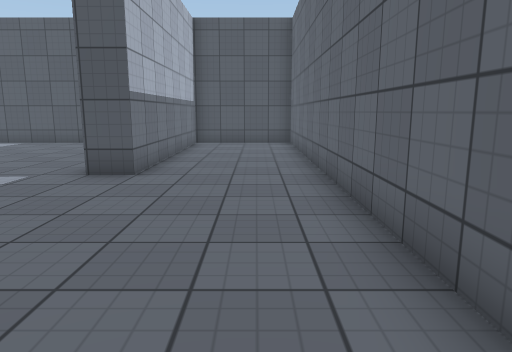
View 1 (above)

21 first-person views from a walk through a 3-D level made in the Unity game engine. The camera is 1.3 m above the floor, tilts 10° down and sees 70° across. The floor is counted in squares, 1 m on a side. Each view is taken from the middle of a square. On the plan, view 1 faces up. The plan holds only what a view shows up to about 15 squares ahead; the rest is blank. The place goes on beyond the plan. The player is left out. Surface patterns are stand-ins for the level's own textures.

View 2
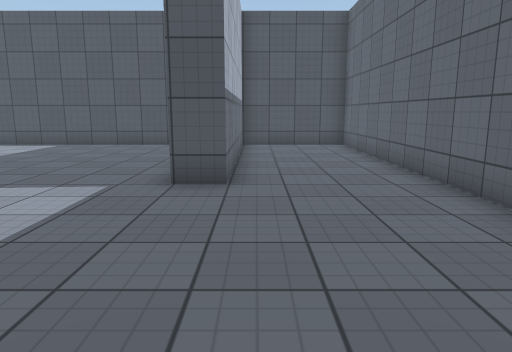

View 3
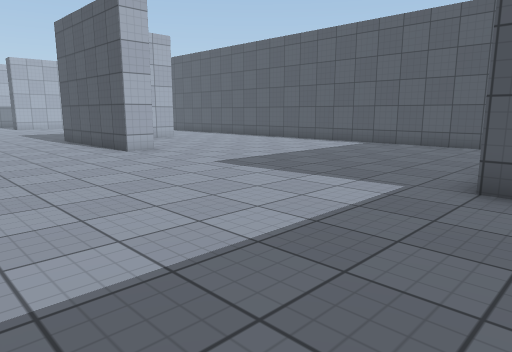

View 4
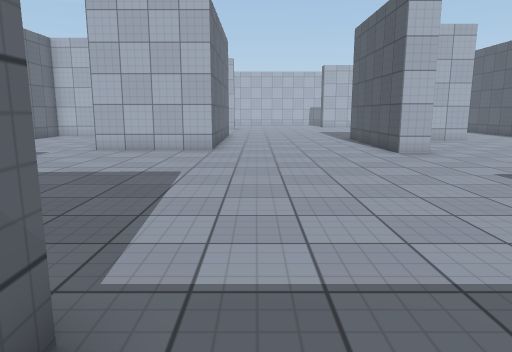

View 5
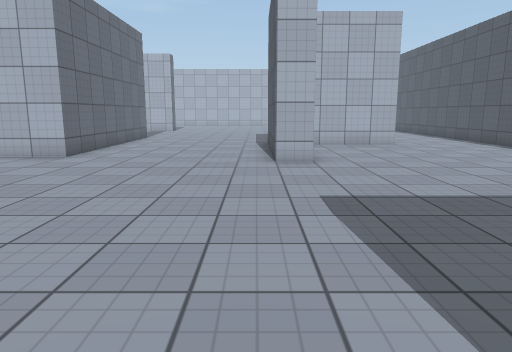

View 6
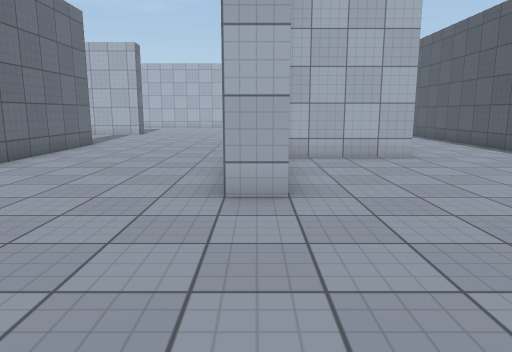

View 7
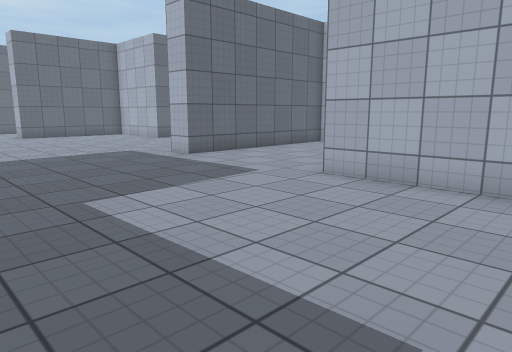

View 8
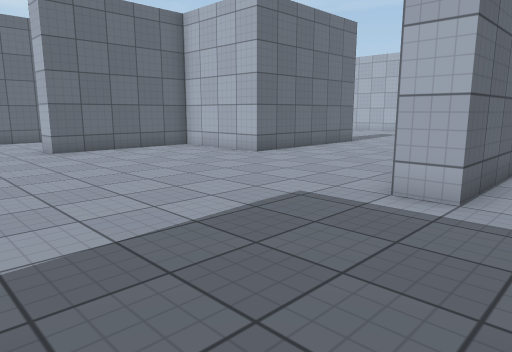

View 9
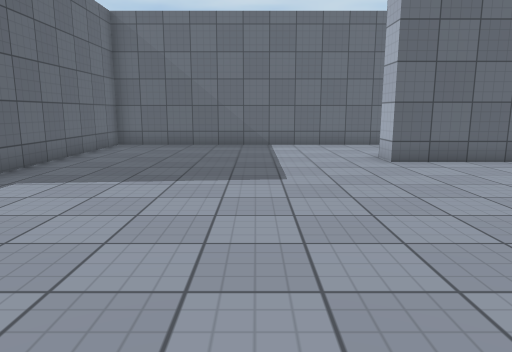

View 10
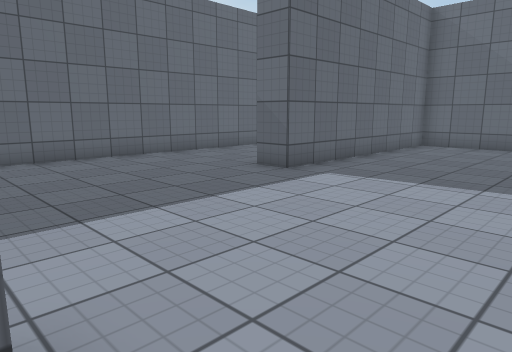

View 11
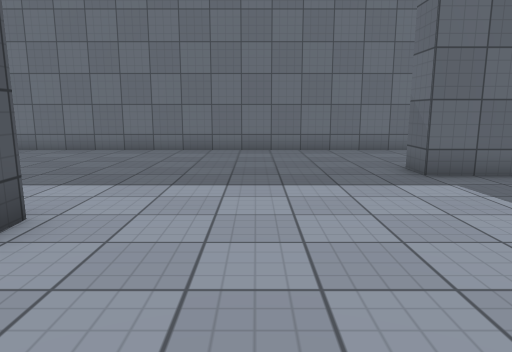

View 12
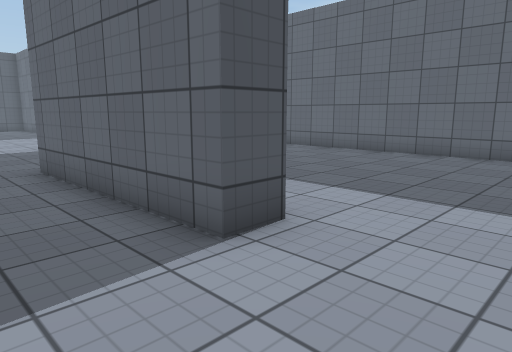

View 13
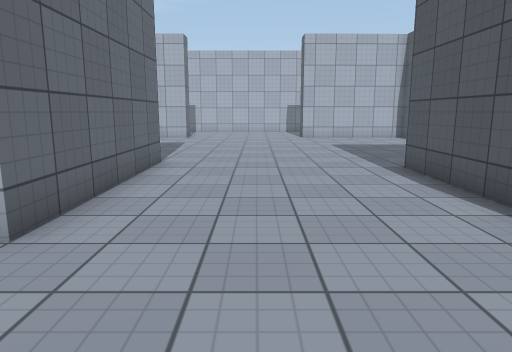

View 14
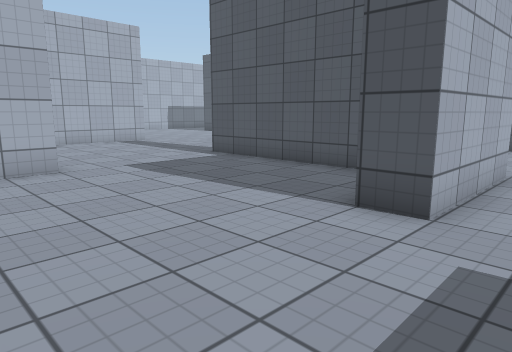

View 15
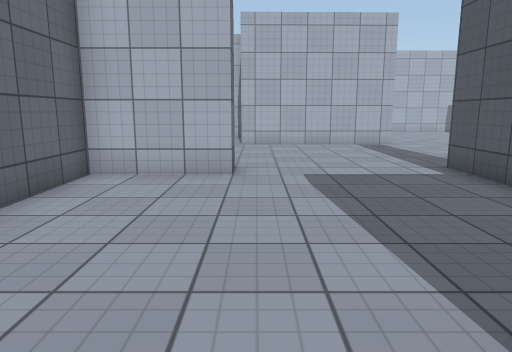

View 16
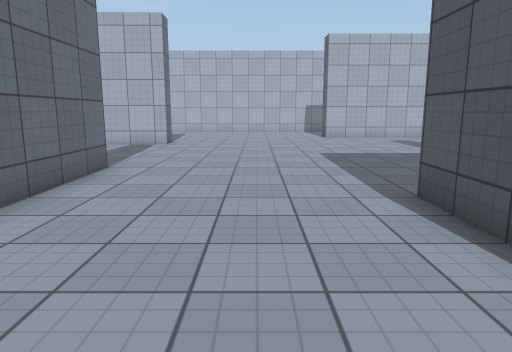

View 17
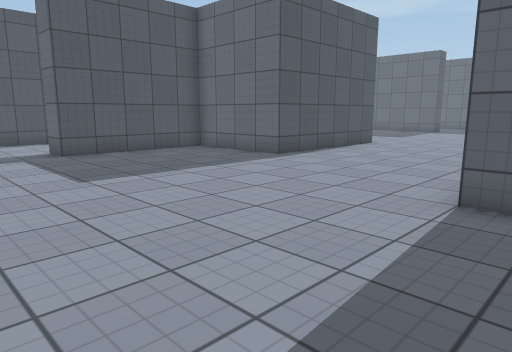

View 18
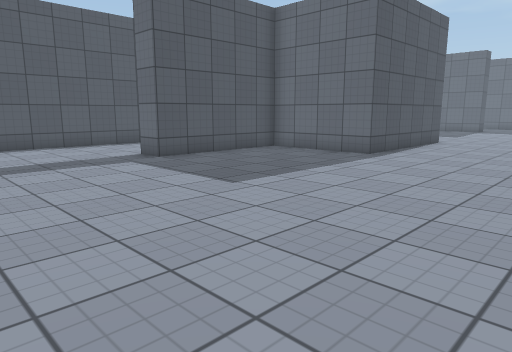

View 19
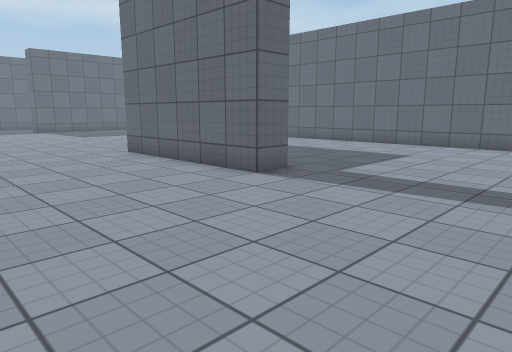

View 20
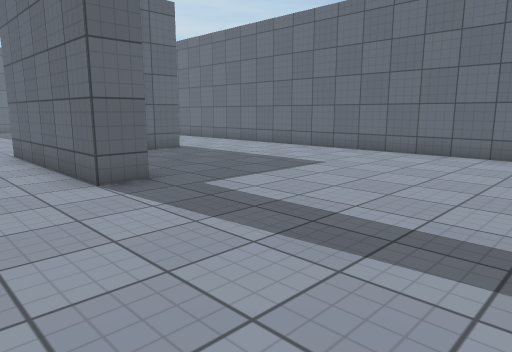

View 21
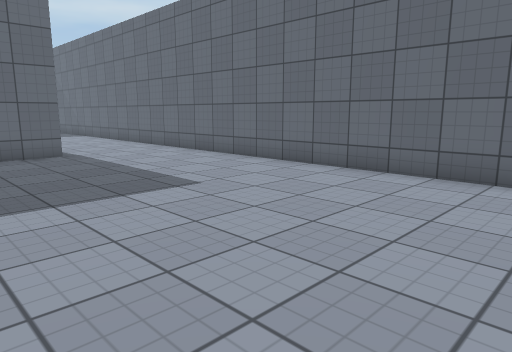

### Floor plan
Points are (right, up) in squares from view 1. A wall is a line through its corners. A room is listed if a view was taken in it or the views show most of it. See-through windows are left out.
Room 1 (views 1, 2, 3, 4, 5, 6, 7, 8, 9, 10, 11, 12, 13, 14, 15, 16, 17, 18, 19, 20, 21)
walls: (-17.1, -0.5) (-22.6, -0.5); (-18.9, -9.5) (-22.6, -9.5); (-22.6, -5.5) (-21.5, -5.5) (-21.5, -8.5) (-14.5, -8.5) (-14.5, -9.5); (-22.5, -0.1) (-22.5, 0.5) (-14.5, 0.5) (-14.5, -3.5) (-15.6, -3.5); (-6.6, -10.2) (-7.7, -10.2) (-7.8, -4.1); (-4, 0.9) (-3.5, 0.9); (-13.5, 7.6) (-13.5, 6.5) (-19.5, 6.5) (-19.5, 10.5) (-24.5, 10.5) (-24.5, 11.5); (-23.5, -16.6) (-23.5, -15.5) (-17.5, -15.5) (-17.5, -19.5) (-12.5, -19.5) (-12.5, -20.5); (-29.3, 0.4) (-28.7, 0.4) (-28.6, -5.6); (-18.5, -20.6) (-18.5, -19); (-18.5, 11.6) (-18.5, 7.9); (1.5, 1.9) (1.5, 15.5) (-2.5, 15.5) (-2.5, 7.5) (-3.6, 7.5); (-14, -24.5) (-3.5, -24.5) (-3.5, -16.5) (-2.5, -16.5); (-17.6, 15.5) (-27.5, 15.5); (-5.4, 15.5) (-12.1, 15.5); (1.5, -20.5) (1.5, -3.2); (-28.8, -24.5) (-15.9, -24.5)

Positions as (right, up) in squares from view 1, and headings:
1: (0, 0), facing up
2: (-2, 1), facing up
3: (-2, 1), facing up-left
4: (-2, 2), facing left
5: (-4, 6), facing left
6: (-8, 7), facing left
7: (-8, 1), facing down-left
8: (-9, -7), facing down-left
9: (-9, -10), facing down
10: (-9, -10), facing down-right
11: (-11, -13), facing right
12: (-10, -13), facing up-right
13: (-14, -13), facing left
14: (-13, -8), facing up-left
15: (-14, -5), facing left
16: (-14, 4), facing left
17: (-28, -1), facing up-right
18: (-30, 1), facing up-right
19: (-29, -10), facing down-right
20: (-30, -13), facing down-right
21: (-30, -17), facing down-right
